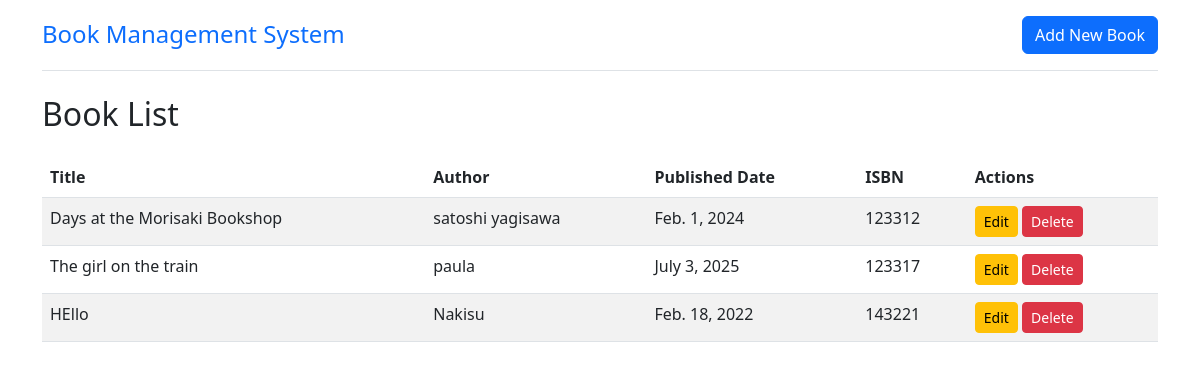
The page / on the database its author committed.
### BookApp/models.py (models this page shows, shortened)
class Book(models.Model):
    title = models.CharField(max_length=200)
    author = models.CharField(max_length=100)
    published_date = models.DateField(null=True, blank=True)
    isbn = models.CharField(max_length=13, blank=True)
    page_count = models.IntegerField(null=True, blank=True)
    cover_url = models.URLField(max_length=200, blank=True)
    language = models.CharField(max_length=50, default='English')

### BookApp/views.py (the view)
# urls.py: path('', BookListView.as_view(), name='book_list'),
class BookListView(ListView):
    model = Book
    context_object_name = 'books'
    template_name = 'book_list.html'

### BookApp/templates/book_list.html
{% extends 'base.html' %}
{% block content %}
    <h2 class="mb-4">Book List</h2>
    <table class="table table-striped">
        <thead>
            <tr>
                <th>Title</th>
                <th>Author</th>
                <th>Published Date</th>
                <th>ISBN</th>
                <th>Actions</th>
            </tr>
        </thead>
        <tbody>
            {% for book in books %}
            <tr>
                <td>{{ book.title }}</td>
                <td>{{ book.author }}</td>
                <td>{{ book.published_date|default:"-" }}</td>
                <td>{{ book.isbn|default:"-" }}</td>
                <td>
                    <a href="{% url 'book_update' book.pk %}" class="btn btn-sm btn-warning">Edit</a>
                    <a href="{% url 'book_delete' book.pk %}" class="btn btn-sm btn-danger">Delete</a>
                </td>
            </tr>
            {% empty %}
            <tr>
                <td colspan="5" class="text-center">No books found</td>
            </tr>
            {% endfor %}
        </tbody>
    </table>
{% endblock %}

### BookApp/templates/base.html (shortened to what this page needs)
<!DOCTYPE html>
<html>
<head>
    <link href="https://cdn.jsdelivr.net/npm/bootstrap@5.3.0/dist/css/bootstrap.min.css" rel="stylesheet">
</head>
<body>
    <div class="container">
        <header class="d-flex justify-content-between py-3 mb-4 border-bottom">
            <a href="{% url 'book_list' %}" class="text-decoration-none">
                <span class="fs-4">Book Management System</span>
            </a>
            <div>
                <a href="{% url 'book_create' %}" class="btn btn-primary">Add New Book</a>
            </div>
        </header>
        {% block content %}{% endblock %}
    </div>
</body>
</html>

### rows shown on the page
Book: title "Days at the Morisaki Bookshop", author "satoshi yagisawa", published_date "Feb. 1, 2024", isbn "123312"
Book: title "The girl on the train", author "paula", published_date "July 3, 2025", isbn "123317"
Book: title "HEllo", author "Nakisu", published_date "Feb. 18, 2022", isbn "143221"
